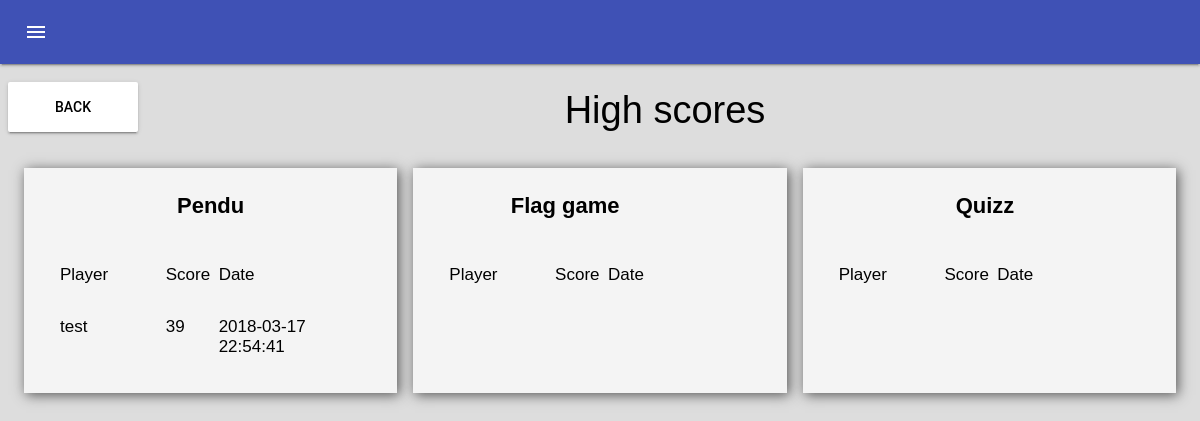
/en/meilleurscores.php, run on an earlier commit of the app's database.
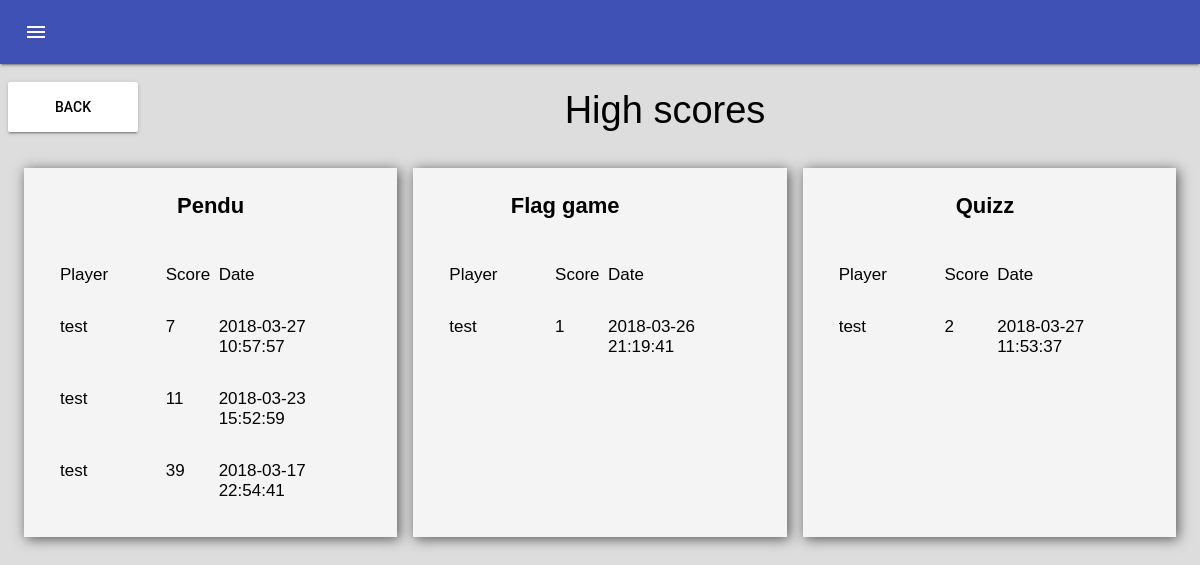
And on a later commit of the database.
### tables this page shows
CREATE TABLE `topscore` (
  `IdScore` int(11) NOT NULL,
  `NomJeux` varchar(50) NOT NULL,
  `Pseudo` varchar(20) NOT NULL,
  `Score` int(11) NOT NULL,
  `Date` timestamp NOT NULL DEFAULT CURRENT_TIMESTAMP
);

### en/cadre_meilleurscores.php (the view, shortened to what this page needs)
<div class="mdl-grid mdl-cell--3col center" style="font-size:38px;margin-top:20px;">High scores</div>
<div class="mdl-grid mdl-cell--12-col" >
	<div class="mdl-cell mdl-cell--4col" style="box-shadow:2px 2px 12px #555555;padding:20px;background-color:#F4F4F4;">
	<div class="mdl-grid mdl-cell--3-col" STYLE="font-size:22px;"><b>Pendu</b></div>
	<div class="mdl-grid " style="margin-top:25px;">
	<div class="mdl-cell mdl-cell--4-col">Player</div>
	<div class="mdl-cell mdl-cell--2-col">Score</div>
	<div class="mdl-cell mdl-cell--6-col">Date</div>
	</div>
	<?php $query=$bdd->query("Select * from topscore where nomjeux like 'pendu' ");
	foreach($query as $result){ ?>
	<div class="mdl-grid ">
	<div class="mdl-cell mdl-cell--4-col"><?php echo $result['Pseudo'];?></div>
	<div class="mdl-cell mdl-cell--2-col"><?php echo $result['Score'];?></div>
	<div class="mdl-cell mdl-cell--6-col"><?php echo $result['Date'];?></div>
	</div>
	<?php } ?>
	</div>
	<div class="mdl-cell mdl-cell--4col" style="box-shadow:2px 2px 12px #555555;padding:20px;background-color:#F4F4F4;">
	<div class="mdl-grid mdl-cell--7-col" STYLE="font-size:22px;"><b>Flag game</b></div>
	<div class="mdl-grid " style="margin-top:25px;">
	<div class="mdl-cell mdl-cell--4-col">Player</div>
	<div class="mdl-cell mdl-cell--2-col">Score</div>
	<div class="mdl-cell mdl-cell--6-col">Date</div>
	</div>
	<?php $query=$bdd->query("Select * from topscore where nomjeux like 'drapeaux' ");
	foreach($query as $result){ ?>
	<div class="mdl-grid ">
	<div class="mdl-cell mdl-cell--4-col"><?php echo $result['Pseudo'];?></div>
	<div class="mdl-cell mdl-cell--2-col"><?php echo $result['Score'];?></div>
	<div class="mdl-cell mdl-cell--6-col"><?php echo $result['Date'];?></div>
	</div>
	<?php } ?>
	</div>
	<div class="mdl-cell mdl-cell--4col" style="box-shadow:2px 2px 12px #555555;padding:20px;background-color:#F4F4F4;">
	<div class="mdl-grid mdl-cell--3-col" STYLE="font-size:22px;"><b>Quizz</b></div>
	<div class="mdl-grid " style="margin-top:25px;">
	<div class="mdl-cell mdl-cell--4-col">Player</div>
	<div class="mdl-cell mdl-cell--2-col">Score</div>
	<div class="mdl-cell mdl-cell--6-col">Date</div>
	</div>
	<?php $query=$bdd->query("Select * from topscore where nomjeux like 'quizz' ");
	foreach($query as $result){ ?>
	<div class="mdl-grid ">
	<div class="mdl-cell mdl-cell--4-col"><?php echo $result['Pseudo'];?></div>
	<div class="mdl-cell mdl-cell--2-col"><?php echo $result['Score'];?></div>
	<div class="mdl-cell mdl-cell--6-col"><?php echo $result['Date'];?></div>
	</div>
	<?php } ?>
	</div>
</div>

What changed in the data, as far as the page shows it:
added topscore: Pseudo "test", Score "7", Date "2018-03-27 10:57:57"
added topscore: Pseudo "test", Score "11", Date "2018-03-23 15:52:59"
added topscore: Pseudo "test", Score "1", Date "2018-03-26 21:19:41"
added topscore: Pseudo "test", Score "2", Date "2018-03-27 11:53:37"
